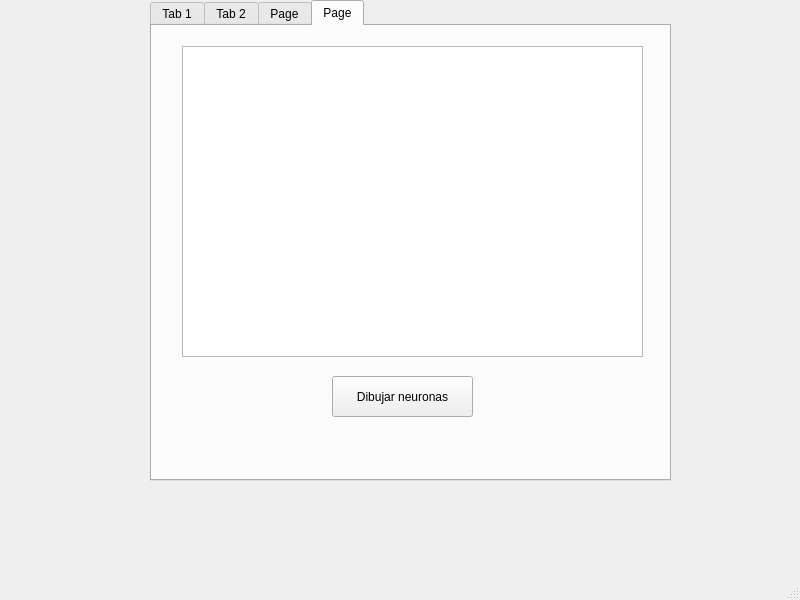
<?xml version="1.0" encoding="UTF-8"?>
<ui version="4.0">
 <class>MainWindow</class>
 <widget class="QMainWindow" name="MainWindow">
  <property name="geometry">
   <rect>
    <x>0</x>
    <y>0</y>
    <width>800</width>
    <height>600</height>
   </rect>
  </property>
  <property name="windowTitle">
   <string>MainWindow</string>
  </property>
  <widget class="QWidget" name="centralwidget">
   <widget class="QTabWidget" name="tabWidget">
    <property name="enabled">
     <bool>true</bool>
    </property>
    <property name="geometry">
     <rect>
      <x>150</x>
      <y>0</y>
      <width>521</width>
      <height>481</height>
     </rect>
    </property>
    <property name="currentIndex">
     <number>3</number>
    </property>
    <widget class="QWidget" name="tab">
     <attribute name="title">
      <string>Tab 1</string>
     </attribute>
     <widget class="QFrame" name="frame">
      <property name="geometry">
       <rect>
        <x>30</x>
        <y>50</y>
        <width>451</width>
        <height>251</height>
       </rect>
      </property>
      <property name="frameShape">
       <enum>QFrame::StyledPanel</enum>
      </property>
      <property name="frameShadow">
       <enum>QFrame::Raised</enum>
      </property>
      <layout class="QFormLayout" name="formLayout">
       <item row="5" column="0">
        <widget class="QLabel" name="label_2">
         <property name="text">
          <string>Voltaje:</string>
         </property>
        </widget>
       </item>
       <item row="5" column="1">
        <widget class="QLineEdit" name="insert_voltaje"/>
       </item>
       <item row="7" column="0">
        <widget class="QLabel" name="label_3">
         <property name="text">
          <string>Posicion en x:</string>
         </property>
        </widget>
       </item>
       <item row="7" column="1">
        <widget class="QSpinBox" name="pos_x"/>
       </item>
       <item row="8" column="0">
        <widget class="QLabel" name="label_4">
         <property name="text">
          <string>Posicion en y:</string>
         </property>
        </widget>
       </item>
       <item row="8" column="1">
        <widget class="QSpinBox" name="pos_y">
         <property name="maximum">
          <number>99</number>
         </property>
        </widget>
       </item>
       <item row="10" column="0">
        <widget class="QLabel" name="label_5">
         <property name="text">
          <string>RED</string>
         </property>
        </widget>
       </item>
       <item row="10" column="1">
        <widget class="QSlider" name="set_red">
         <property name="orientation">
          <enum>Qt::Horizontal</enum>
         </property>
        </widget>
       </item>
       <item row="12" column="0">
        <widget class="QLabel" name="label_6">
         <property name="text">
          <string>GREEN</string>
         </property>
        </widget>
       </item>
       <item row="12" column="1">
        <widget class="QSlider" name="set_green">
         <property name="orientation">
          <enum>Qt::Horizontal</enum>
         </property>
        </widget>
       </item>
       <item row="14" column="0">
        <widget class="QLabel" name="label_7">
         <property name="text">
          <string>BLUE</string>
         </property>
        </widget>
       </item>
       <item row="14" column="1">
        <widget class="QSlider" name="set_blue">
         <property name="orientation">
          <enum>Qt::Horizontal</enum>
         </property>
        </widget>
       </item>
       <item row="4" column="0">
        <widget class="QLabel" name="label">
         <property name="text">
          <string>ID:</string>
         </property>
        </widget>
       </item>
       <item row="4" column="1">
        <widget class="QLineEdit" name="insert_id"/>
       </item>
      </layout>
     </widget>
     <widget class="QPushButton" name="agregarInicio">
      <property name="geometry">
       <rect>
        <x>110</x>
        <y>370</y>
        <width>91</width>
        <height>24</height>
       </rect>
      </property>
      <property name="text">
       <string>Agregar inicio</string>
      </property>
     </widget>
     <widget class="QPushButton" name="AgregarFinal">
      <property name="geometry">
       <rect>
        <x>270</x>
        <y>370</y>
        <width>91</width>
        <height>24</height>
       </rect>
      </property>
      <property name="text">
       <string>Agregar final</string>
      </property>
     </widget>
    </widget>
    <widget class="QWidget" name="tab_2">
     <attribute name="title">
      <string>Tab 2</string>
     </attribute>
     <widget class="QPlainTextEdit" name="plainTextEdit">
      <property name="geometry">
       <rect>
        <x>20</x>
        <y>20</y>
        <width>471</width>
        <height>251</height>
       </rect>
      </property>
     </widget>
     <widget class="QPushButton" name="mostrar">
      <property name="geometry">
       <rect>
        <x>190</x>
        <y>300</y>
        <width>131</width>
        <height>24</height>
       </rect>
      </property>
      <property name="text">
       <string>Mostrar Neuronas</string>
      </property>
     </widget>
     <widget class="QPushButton" name="Guardarlista">
      <property name="geometry">
       <rect>
        <x>20</x>
        <y>270</y>
        <width>101</width>
        <height>41</height>
       </rect>
      </property>
      <property name="text">
       <string>Guardar</string>
      </property>
     </widget>
     <widget class="QPushButton" name="Leerlista">
      <property name="geometry">
       <rect>
        <x>410</x>
        <y>270</y>
        <width>81</width>
        <height>41</height>
       </rect>
      </property>
      <property name="text">
       <string>Leer</string>
      </property>
     </widget>
    </widget>
    <widget class="QWidget" name="tab_3">
     <attribute name="title">
      <string>Page</string>
     </attribute>
     <widget class="QTableWidget" name="tableWidget">
      <property name="geometry">
       <rect>
        <x>20</x>
        <y>10</y>
        <width>471</width>
        <height>311</height>
       </rect>
      </property>
     </widget>
     <widget class="QPushButton" name="buscarNeurona">
      <property name="geometry">
       <rect>
        <x>270</x>
        <y>340</y>
        <width>191</width>
        <height>41</height>
       </rect>
      </property>
      <property name="text">
       <string>Buscar neurona</string>
      </property>
     </widget>
     <widget class="QSpinBox" name="spinBox">
      <property name="geometry">
       <rect>
        <x>40</x>
        <y>350</y>
        <width>61</width>
        <height>31</height>
       </rect>
      </property>
     </widget>
    </widget>
    <widget class="QWidget" name="tab_4">
     <attribute name="title">
      <string>Page</string>
     </attribute>
     <widget class="QGraphicsView" name="graphicsView">
      <property name="geometry">
       <rect>
        <x>30</x>
        <y>20</y>
        <width>461</width>
        <height>311</height>
       </rect>
      </property>
     </widget>
     <widget class="QPushButton" name="Dibujar">
      <property name="geometry">
       <rect>
        <x>180</x>
        <y>350</y>
        <width>141</width>
        <height>41</height>
       </rect>
      </property>
      <property name="text">
       <string>Dibujar neuronas</string>
      </property>
     </widget>
    </widget>
   </widget>
  </widget>
  <widget class="QMenuBar" name="menubar">
   <property name="geometry">
    <rect>
     <x>0</x>
     <y>0</y>
     <width>800</width>
     <height>21</height>
    </rect>
   </property>
  </widget>
  <widget class="QStatusBar" name="statusbar"/>
 </widget>
 <resources/>
 <connections/>
</ui>
